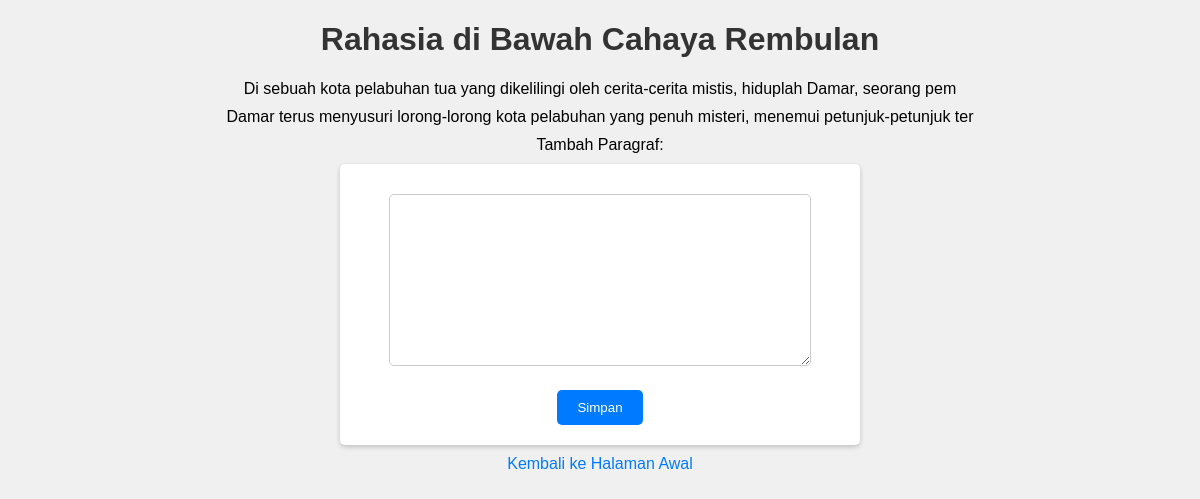
/lihat_cerita.php?idcerita=1, run on an earlier commit of the app's database.
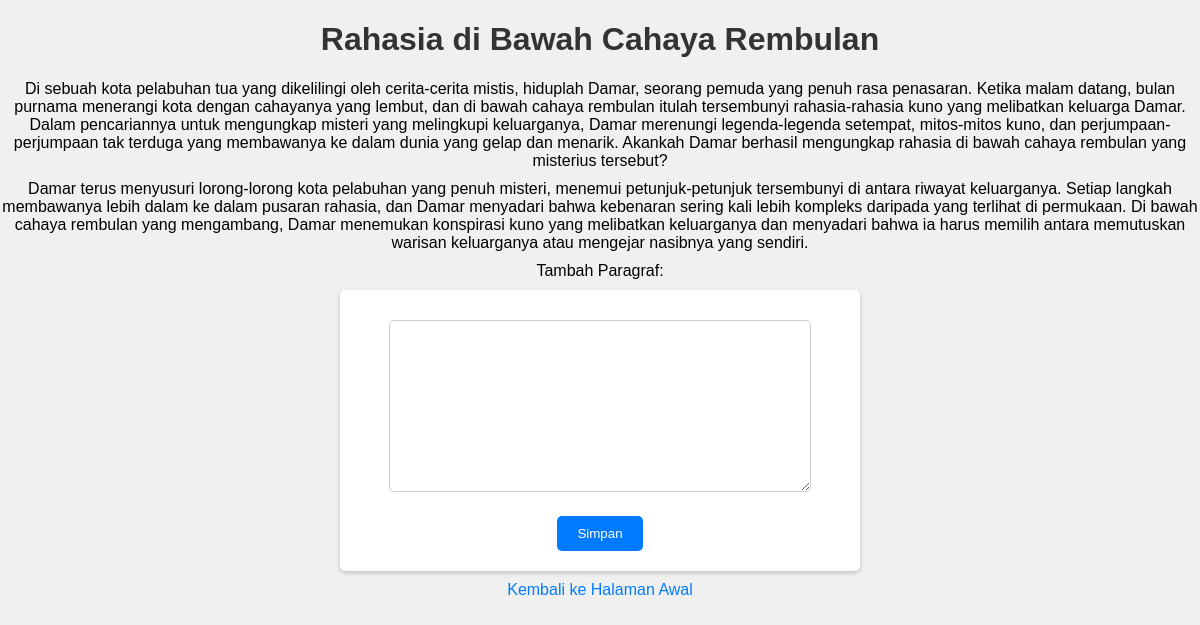
And on a later commit of the database.
### tables this page shows
CREATE TABLE `paragraf` (
  `idparagraf` int(11) NOT NULL AUTO_INCREMENT,
  `iduser` varchar(40) NOT NULL,
  `idcerita` int(11) NOT NULL,
  `isi_paragraf` varchar(1000) DEFAULT NULL,
  `tanggal_buat` timestamp NULL DEFAULT current_timestamp(),
  PRIMARY KEY (`idparagraf`),
  KEY `fk_paragraf_users1_idx` (`iduser`),
  KEY `fk_paragraf_cerita1_idx` (`idcerita`),
  CONSTRAINT `fk_paragraf_cerita1` FOREIGN KEY (`idcerita`) REFERENCES `cerita` (`idcerita`) ON DELETE NO ACTION ON UPDATE NO ACTION,
  CONSTRAINT `fk_paragraf_users1` FOREIGN KEY (`iduser`) REFERENCES `users` (`iduser`) ON DELETE NO ACTION ON UPDATE NO ACTION
);

### class/koneksi.php (called while the page is built, shortened)
<?php
    class Koneksi {
        public function __construct() {
            $this->conn = new mysqli("localhost", "root", "", "project_uts_fsp");
        }
    }
?>

### class/cerita.php (called while the page is built, shortened)
<?php
    require_once("koneksi.php");
    class Cerita extends Koneksi {
        public function getJudul($iduser="") {
            $sql = "SELECT judul FROM cerita where idcerita = ?";
            $stmt = $this->conn->prepare($sql);
            $stmt->bind_param("i", $iduser);
            $stmt->execute();
            $result = $stmt->get_result();
            return $result;
        }
        public function getAllParagraf($id_cerita="") {
            $sql = "SELECT * from paragraf p WHERE p.idcerita = ?";
            $stmt = $this->conn->prepare($sql);
            $stmt->bind_param("i", $id_cerita);
            $stmt->execute();
            $res = $stmt->get_result();
            return $res;
        }
    }
?>

### lihat_cerita.php (the view, shortened to what this page needs)
<?php
    require_once("class/cerita.php");
    $id_cerita = "";
    $judul = 0;
    if (isset($_GET["idcerita"])) {
        $id_cerita = $_GET["idcerita"];
    }
    $cerita = new Cerita();
    $result = $cerita->getJudul($id_cerita);
    if ($row = $result->fetch_assoc()) {
        $judul = $row["judul"];
    }
?>
<!DOCTYPE html>
<html lang="en">
<head>
</head>
<body>
    <?php
        $result = $cerita->getAllParagraf($id_cerita);
        echo "<h1>$judul</h1>";
        while ($row = $result->fetch_assoc()) {
            echo "<p>".$row["isi_paragraf"]."</p>";
        }
    ?>
    <p>Tambah Paragraf:</p>
    <form action="lihat_cerita.php" method="post">
        <p><textarea name="txttambahparagraf" id="" cols="30" rows="10"></textarea></p>
        <p><input type="submit" value="Simpan" name="btnsimpan"></p>
    </form>
    <p><a href="homepage.php">Kembali ke Halaman Awal</a></p>
</body>
</html>

What changed in the data, as far as the page shows it:
changed paragraf: isi_paragraf "Di sebuah kota pelabuhan tua yang dikelilingi oleh cerita-cerita mistis, hiduplah Damar, seorang pem" → "…mistis, hiduplah Damar, seorang pemuda yang penuh rasa penasaran. Ketika malam datang, bulan purnama menerangi kota dengan cahayanya yang lembut, dan di bawah cahaya rembulan itulah tersembunyi rahasia-rahasia kuno yang melibatkan keluarga Damar. Dalam pencariannya untuk mengungkap misteri yang melingkupi keluarganya, Damar merenungi legenda-legenda setempat, mitos-mitos kuno, dan perjumpaan-perjumpaan tak terduga yang membawanya ke dalam dunia yang gelap dan menarik. Akankah Damar berhasil mengungkap rahasia di bawah cahaya rembulan yang misterius tersebut?"
changed paragraf: isi_paragraf "Damar terus menyusuri lorong-lorong kota pelabuhan yang penuh misteri, menemui petunjuk-petunjuk ter" → "…penuh misteri, menemui petunjuk-petunjuk tersembunyi di antara riwayat keluarganya. Setiap langkah membawanya lebih dalam ke dalam pusaran rahasia, dan Damar menyadari bahwa kebenaran sering kali lebih kompleks daripada yang terlihat di permukaan. Di bawah cahaya rembulan yang mengambang, Damar menemukan konspirasi kuno yang melibatkan keluarganya dan menyadari bahwa ia harus memilih antara memutuskan warisan keluarganya atau mengejar nasibnya yang sendiri."
